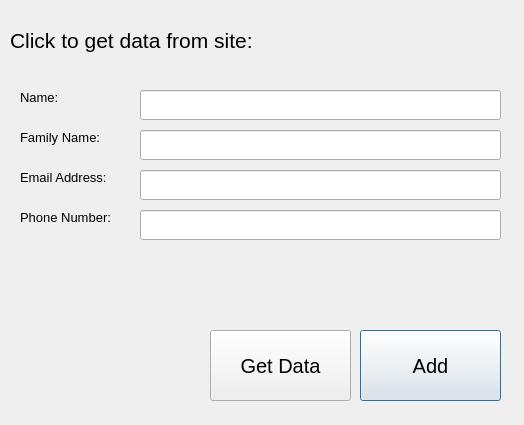
<?xml version="1.0" encoding="UTF-8"?>
<ui version="4.0">
 <class>web</class>
 <widget class="QDialog" name="web">
  <property name="geometry">
   <rect>
    <x>0</x>
    <y>0</y>
    <width>524</width>
    <height>425</height>
   </rect>
  </property>
  <property name="windowTitle">
   <string>Web Scraping</string>
  </property>
  <widget class="QLineEdit" name="lineEdit_email">
   <property name="geometry">
    <rect>
     <x>140</x>
     <y>170</y>
     <width>361</width>
     <height>30</height>
    </rect>
   </property>
  </widget>
  <widget class="QPushButton" name="pushButton">
   <property name="geometry">
    <rect>
     <x>360</x>
     <y>330</y>
     <width>141</width>
     <height>71</height>
    </rect>
   </property>
   <property name="font">
    <font>
     <pointsize>15</pointsize>
    </font>
   </property>
   <property name="text">
    <string>Add</string>
   </property>
  </widget>
  <widget class="QLabel" name="label_2">
   <property name="geometry">
    <rect>
     <x>20</x>
     <y>90</y>
     <width>91</width>
     <height>30</height>
    </rect>
   </property>
   <property name="font">
    <font>
     <pointsize>10</pointsize>
    </font>
   </property>
   <property name="text">
    <string>Name:</string>
   </property>
   <property name="alignment">
    <set>Qt::AlignLeading|Qt::AlignLeft|Qt::AlignTop</set>
   </property>
   <property name="wordWrap">
    <bool>true</bool>
   </property>
  </widget>
  <widget class="QLineEdit" name="lineEdit_Family">
   <property name="geometry">
    <rect>
     <x>140</x>
     <y>130</y>
     <width>361</width>
     <height>30</height>
    </rect>
   </property>
  </widget>
  <widget class="QLabel" name="label_3">
   <property name="geometry">
    <rect>
     <x>20</x>
     <y>130</y>
     <width>91</width>
     <height>30</height>
    </rect>
   </property>
   <property name="font">
    <font>
     <pointsize>10</pointsize>
    </font>
   </property>
   <property name="text">
    <string>Family Name:</string>
   </property>
   <property name="alignment">
    <set>Qt::AlignLeading|Qt::AlignLeft|Qt::AlignTop</set>
   </property>
   <property name="wordWrap">
    <bool>true</bool>
   </property>
  </widget>
  <widget class="QLineEdit" name="lineEdit_phone">
   <property name="geometry">
    <rect>
     <x>140</x>
     <y>210</y>
     <width>361</width>
     <height>30</height>
    </rect>
   </property>
  </widget>
  <widget class="QLabel" name="label_errorshow">
   <property name="geometry">
    <rect>
     <x>20</x>
     <y>250</y>
     <width>491</width>
     <height>30</height>
    </rect>
   </property>
   <property name="font">
    <font>
     <pointsize>10</pointsize>
    </font>
   </property>
   <property name="text">
    <string/>
   </property>
   <property name="alignment">
    <set>Qt::AlignLeading|Qt::AlignLeft|Qt::AlignTop</set>
   </property>
   <property name="wordWrap">
    <bool>true</bool>
   </property>
  </widget>
  <widget class="QLabel" name="label_4">
   <property name="geometry">
    <rect>
     <x>20</x>
     <y>170</y>
     <width>111</width>
     <height>30</height>
    </rect>
   </property>
   <property name="font">
    <font>
     <pointsize>10</pointsize>
    </font>
   </property>
   <property name="text">
    <string>Email Address:</string>
   </property>
   <property name="alignment">
    <set>Qt::AlignLeading|Qt::AlignLeft|Qt::AlignTop</set>
   </property>
   <property name="wordWrap">
    <bool>true</bool>
   </property>
  </widget>
  <widget class="QLabel" name="label_5">
   <property name="geometry">
    <rect>
     <x>20</x>
     <y>210</y>
     <width>111</width>
     <height>30</height>
    </rect>
   </property>
   <property name="font">
    <font>
     <pointsize>10</pointsize>
    </font>
   </property>
   <property name="text">
    <string>Phone Number:</string>
   </property>
   <property name="alignment">
    <set>Qt::AlignLeading|Qt::AlignLeft|Qt::AlignTop</set>
   </property>
   <property name="wordWrap">
    <bool>true</bool>
   </property>
  </widget>
  <widget class="QLineEdit" name="lineEditName">
   <property name="geometry">
    <rect>
     <x>140</x>
     <y>90</y>
     <width>361</width>
     <height>30</height>
    </rect>
   </property>
  </widget>
  <widget class="QLabel" name="label">
   <property name="geometry">
    <rect>
     <x>10</x>
     <y>20</y>
     <width>400</width>
     <height>40</height>
    </rect>
   </property>
   <property name="font">
    <font>
     <pointsize>16</pointsize>
    </font>
   </property>
   <property name="text">
    <string>Click to get data from site:</string>
   </property>
  </widget>
  <widget class="QPushButton" name="pushButton_2">
   <property name="geometry">
    <rect>
     <x>210</x>
     <y>330</y>
     <width>141</width>
     <height>71</height>
    </rect>
   </property>
   <property name="font">
    <font>
     <pointsize>15</pointsize>
    </font>
   </property>
   <property name="text">
    <string>Get Data</string>
   </property>
  </widget>
 </widget>
 <tabstops>
  <tabstop>lineEditName</tabstop>
  <tabstop>lineEdit_Family</tabstop>
  <tabstop>lineEdit_email</tabstop>
  <tabstop>lineEdit_phone</tabstop>
  <tabstop>pushButton_2</tabstop>
  <tabstop>pushButton</tabstop>
 </tabstops>
 <resources/>
 <connections/>
</ui>
